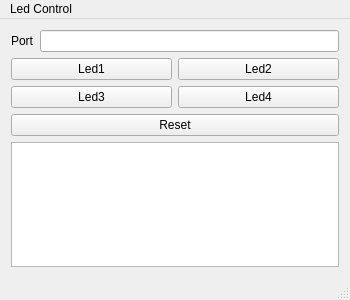
<?xml version="1.0" encoding="UTF-8"?>
<ui version="4.0">
 <class>MainWindow</class>
 <widget class="QMainWindow" name="MainWindow">
  <property name="geometry">
   <rect>
    <x>0</x>
    <y>0</y>
    <width>350</width>
    <height>300</height>
   </rect>
  </property>
  <property name="minimumSize">
   <size>
    <width>300</width>
    <height>300</height>
   </size>
  </property>
  <property name="maximumSize">
   <size>
    <width>350</width>
    <height>350</height>
   </size>
  </property>
  <property name="windowTitle">
   <string>MainWindow</string>
  </property>
  <widget class="QWidget" name="centralWidget">
   <layout class="QGridLayout" name="gridLayout">
    <item row="2" column="0">
     <layout class="QHBoxLayout" name="horizontalLayout_2">
      <item>
       <widget class="QPushButton" name="pushButton">
        <property name="text">
         <string>Led1</string>
        </property>
       </widget>
      </item>
      <item>
       <widget class="QPushButton" name="pushButton_2">
        <property name="text">
         <string>Led2</string>
        </property>
       </widget>
      </item>
     </layout>
    </item>
    <item row="0" column="0">
     <layout class="QHBoxLayout" name="horizontalLayout">
      <item>
       <widget class="QLabel" name="label">
        <property name="text">
         <string>Port</string>
        </property>
       </widget>
      </item>
      <item>
       <widget class="QLineEdit" name="textPort"/>
      </item>
     </layout>
    </item>
    <item row="5" column="0">
     <widget class="QTextEdit" name="textOutput"/>
    </item>
    <item row="3" column="0">
     <layout class="QHBoxLayout" name="horizontalLayout_3">
      <item>
       <widget class="QPushButton" name="pushButton_3">
        <property name="text">
         <string>Led3</string>
        </property>
       </widget>
      </item>
      <item>
       <widget class="QPushButton" name="pushButton_4">
        <property name="text">
         <string>Led4</string>
        </property>
       </widget>
      </item>
     </layout>
    </item>
    <item row="4" column="0">
     <widget class="QPushButton" name="pushButton_5">
      <property name="text">
       <string>Reset</string>
      </property>
     </widget>
    </item>
   </layout>
  </widget>
  <widget class="QMenuBar" name="menuBar">
   <property name="geometry">
    <rect>
     <x>0</x>
     <y>0</y>
     <width>350</width>
     <height>21</height>
    </rect>
   </property>
   <widget class="QMenu" name="menuLed_Control">
    <property name="title">
     <string>Led Control</string>
    </property>
    <addaction name="separator"/>
   </widget>
   <addaction name="menuLed_Control"/>
  </widget>
  <widget class="QStatusBar" name="statusBar"/>
  <action name="actionTmperature">
   <property name="text">
    <string>Tmperature</string>
   </property>
  </action>
 </widget>
 <layoutdefault spacing="6" margin="11"/>
 <resources/>
 <connections/>
</ui>
